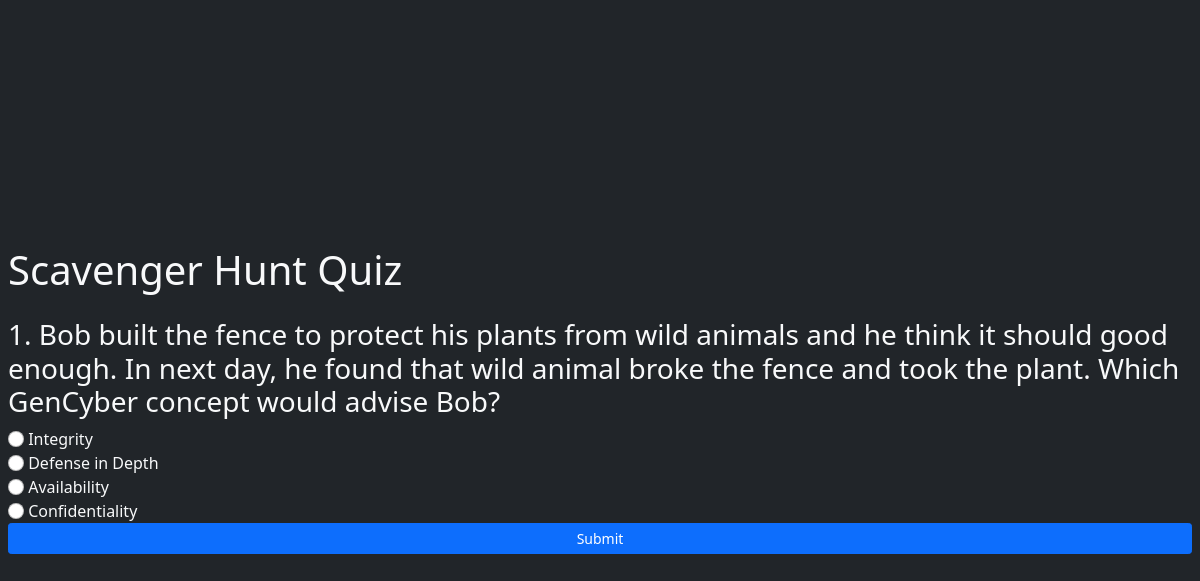
The app's page /quiz/index.php with its own data.
### tables this page shows
CREATE TABLE `questions` (
  `id` int(11) NOT NULL,
  `Question` varchar(256) NOT NULL,
  `a1` varchar(256) NOT NULL,
  `a2` varchar(256) NOT NULL,
  `a3` varchar(256) NOT NULL,
  `a4` varchar(256) NOT NULL,
  `ac` int(11) NOT NULL
);

### www/quiz/index.php (the view, shortened to what this page needs)
<?php
    include_once("../header.php");
    $stmt = $conn->prepare("SELECT * FROM questions WHERE id=?");
    $stmt->bind_param("i", $_SESSION['cur_q']);
    $stmt->execute();
    $result = $stmt->get_result();
    $rows[] = $result->fetch_array();
    $row = $rows[0];
?>
<!DOCTYPE html>
<html lang="en">
    <head>
        <link rel="stylesheet" href="../styles/bootstrap-5.0.2-dist/css/bootstrap.min.css">
        <link rel="stylesheet" href="../styles/quiz.css">
    </head>
    <body class="bg-dark justify-content-center fw-normal mb-3">
        <main class="text-light">
        <h1 class="p-2 text0-align-center">Scavenger Hunt Quiz</h1>
        <div class="p-2">
            <form action="" method="POST">
                <h3><?php echo $_SESSION['cur_q'] . ". " . $row['Question'] ?></h3>
                <div>
                    <input class="form-check-input" type="radio" name="answer" id="a1" value="1">
                        <label class="form-check-label" for="a1"><?php echo $row['a1'] ?></label><br>
                    <input class="form-check-input" type="radio" name="answer" id="a2" value="2">
                        <label class="form-check-label" for="a2"><?php echo $row['a2'] ?></label><br>
                    <?php if ($row['a3'] != "") : ?>
                        <input class="form-check-input" type="radio" name="answer" id="a3" value="3">
                            <label class="form-check-label" for="a3"><?php echo $row['a3'] ?></label><br>
                    <?php endif; ?>
                    <?php if ($row['a4'] != "") : ?>
                        <input class="form-check-input" type="radio" name="answer" id="a4" value="4">
                            <label class="form-check-label" for="a4"><?php echo $row['a4'] ?></label><br>
                    <?php endif; ?>
                </div>
                <?php if (!isset($_POST['answered']) || !isset($_POST['answer'])) : ?>
                    <button class="w-100 btn btn-sm btn-primary" type="submit" name="answered">Submit</button>
                <?php endif; ?>
            </form>
        </div>
        </main>
    </body>
</html>

### www/styles/quiz.css (style rules this page uses)
html, body { height: 100%; }
body { display: flex; align-items: center; padding-top: 40px; padding-bottom: 40px; background-color: #f5f5f5; }

### records on screen
questions: Question "Bob built the fence to protect his plants from wild animals and he think it should good enough. In next day, he found that wild animal broke the fence and took the plant. Which GenCyber concept would advise Bob?", a1 "Integrity", a2 "Defense in Depth", a3 "Availability", a4 "Confidentiality"

### other values on screen
$_SESSION['cur_q'] "1"
